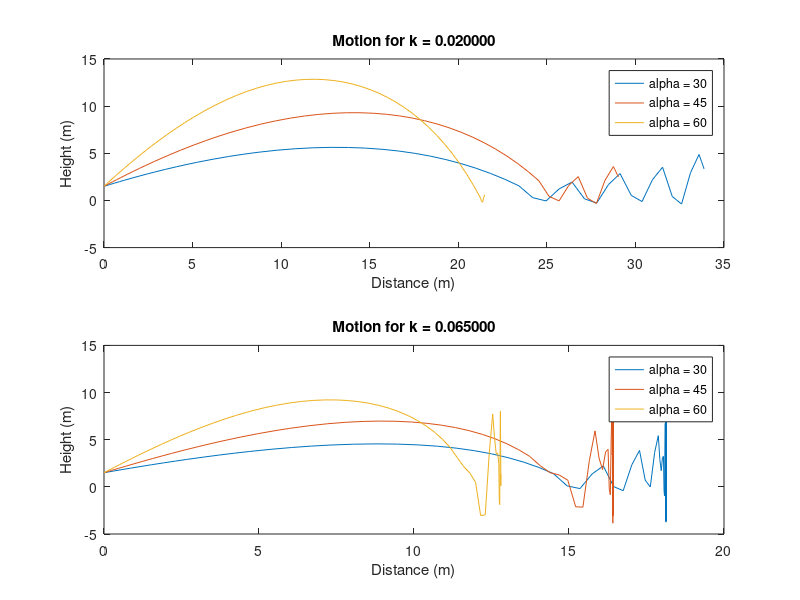

Recreate this plot in MATLAB.
function [] = LAB2C2()
% Function for LAB2 question C2. 
% Authors: David Weicker and Florentin Goyens
close all;
a = [pi/6 pi/4 pi/3];
k = [0.02 0.065];
options = odeset('NonNegative',3); % ensures that y stays non negative
result = cell(3,2);

for j=1:2
    for i=1:3
    init = [0 20*cos(a(i)) 1.5 20*sin(a(i))]';
    [~,y] = ode45(@(t,x) throw(t,x,k(j)),[0 3],init,options);% quid du @(tx,) ?
    result{i,1} = y(:,1);
    result{i,2} = y(:,3);
    end
    subplot(2,1,j);
    plot(result{1,1},result{1,2},result{2,1},result{2,2},result{3,1},result{3,2});
    string = sprintf('Motion for k = %f',k(j));
    title(string);
    legend('alpha = 30','alpha = 45','alpha = 60');
    xlabel('Distance (m)');
    ylabel('Height (m)');
end
end

function dxdt = throw(t,x,k)
square = sqrt(x(2)*x(2)+x(4)*x(4));
dxdt = x;
dxdt(1) = x(2);
dxdt(2) = -k*x(2)*square;
dxdt(3) = x(4);
dxdt(4) = -9.81-k*abs(x(4))*square;
end

